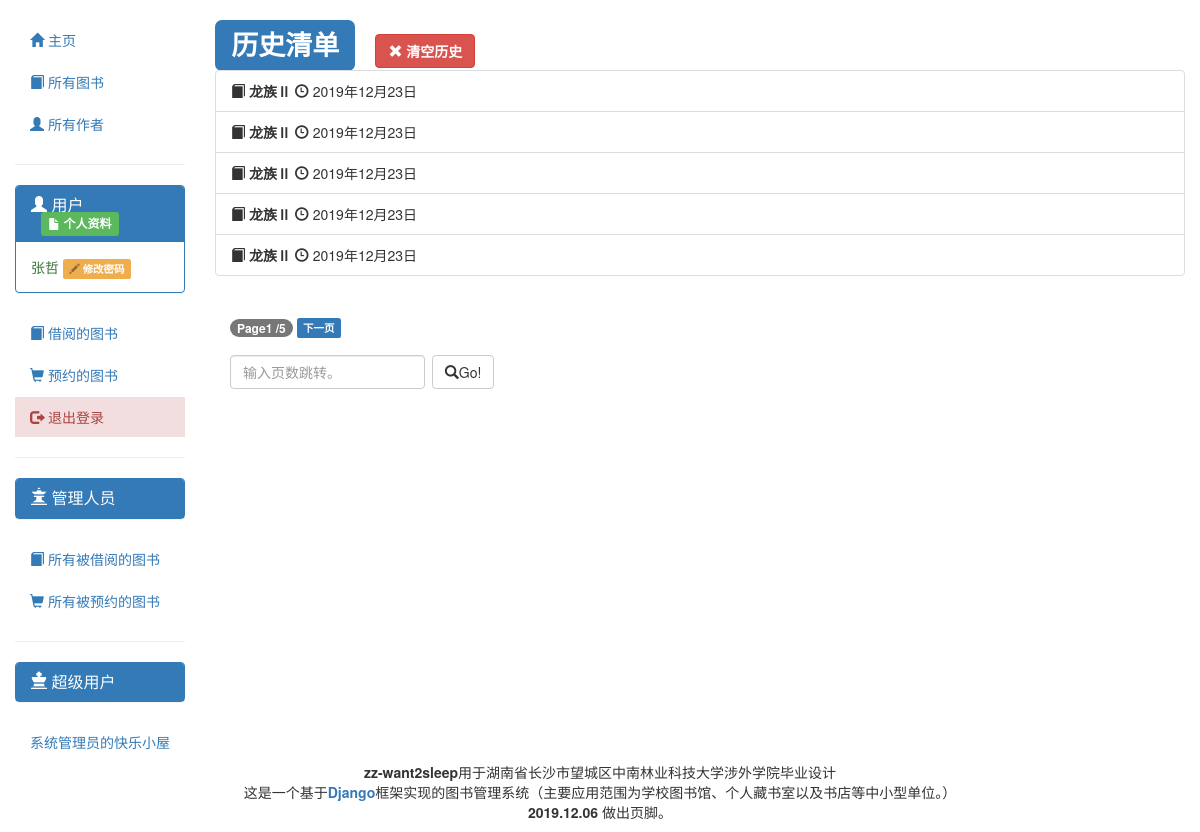
Page /catalog/my_history/ (signed in) on the committed database.
### catalog/models.py (models this page shows)
class History(models.Model):
    master = models.ForeignKey(
        User, on_delete=models.SET_NULL, null=True, blank=True)
    books = models.CharField(
        max_length=200, help_text="Enter some book titles",)
    rent_time = models.DateField(
        help_text='时间格式：2019/12/11', null=True, blank=True)
    class Meta:
        ordering = ['rent_time']

### catalog/views.py (the view)
# urls.py: path('my_history/', views.HistoryListView.as_view(), name="my_history"),
class HistoryListView(LoginRequiredMixin, generic.ListView):
    model = History
    template_name = 'catalog/history_list.html'
    paginate_by = 5
    def get_queryset(self):
        if self.request.user.history_set.all():
            self.history_list = self.request.user.history_set.all()
        else:
            self.history_list= []
        return self.history_list

### catalog/templates/catalog/history_list.html (shortened to what this page needs)
{% extends "base_generic.html" %}
{% block content %}
<div class="row">
  <div class="col-lg-6">
    <div class="input-group">
      <h1 style="display: inline-block;"><span class="label label-primary">历史清单</span></h1>
      {% if user.is_authenticated and history_list%}
       <a class="btn btn-danger" style="margin-left: 20px;" href="{%url 'catalog:deletehistory'%}"><span class="glyphicon glyphicon-remove"></span> <span style="color: white; font-weight: bold; text-decoration: none;">清空历史</span></a>
      {% endif %}
    </div>
  </div>
</div>
{% if history_list %}
<ul class="list-group">
  {% for history in history_list %}
  <li class="list-group-item"><span class="glyphicon glyphicon-book"></span> <strong>{{ history.books }}</strong></span> <span class="glyphicon glyphicon-time"></span>
{{ history.rent_time }}
  </li>
  {% endfor %}
</ul>
{% endif %} {% endblock %}

### catalog/templates/base_generic.html (shortened to what this page needs)
<!DOCTYPE html>
<html lang="zh-hans">
  <head>
    <link
      rel="stylesheet"
      href="https://cdn.bootcss.com/bootstrap/3.3.7/css/bootstrap.min.css"
    />
    {% load static %}
    <link rel="stylesheet" href="{% static 'catalog/css/styles.css' %}" />
  </head>
  <body>
    <div class="container-fluid">
      <div class="row">
        <div class="col-sm-2">
          {% block sidebar %}
          <ul class="nav nav-pills nav-stacked sidebar-nav sidebar-top">
            <li role="presentation" class="{% if request.path == '/catalog/' %}active{% endif %}">
              <a href="{% url 'catalog:index' %}"><span class="glyphicon glyphicon-home"></span> 主页</a>
            </li>
            <li role="presentation" class="li1 {% if request.path == '/catalog/books/' or request.path|truncatechars:15 == '/catalog/books/' %}active{% endif %}">
              <a href="{% url 'catalog:books' %}"><span class="glyphicon glyphicon-book"></span> 所有图书</a>
            </li>
            <li role="presentation" class="li2 {% if request.path == '/catalog/authors/' or request.path|truncatechars:17 == '/catalog/authors/' %}active{% endif %}">
              <a href="{% url 'catalog:authors' %}"><span class="glyphicon glyphicon-user"></span> 所有作者</a>
            </li>
          </ul>
          {% endblock %}
          {% block userinterface %}
          <hr>
          <ul class="nav nav-pills nav-stacked sidebar-nav">
              {% if user.is_authenticated %}
              <li role="presentation">
                    <div class="panel panel-primary">
                        <div class="panel-heading">
                          <h3 class="panel-title">
                              <span class="glyphicon glyphicon-user"></span> 用户<a href="{% url 'catalog:user_profile' user.pk%}" style="margin-left:10px;"><span class="label label-success"><span class="glyphicon glyphicon-file"></span> 个人资料</span></a></h3>
                        </div>
                        <div class="panel-body text-success">
                            {{ user.get_username }}
                            <a href="{% url 'catalog:password_change'%}" ><span class="label label-warning"><span class="glyphicon glyphicon-pencil text-warning"></span> 修改密码</span></a>
                        </div>
                      </div>
              </li>
              <li role="presentation" class=""><a href="{% url 'catalog:my-borrowed' %}"><span class="glyphicon glyphicon-book"></span> 借阅的图书</a></li>
              {%if user.email%}
              <li role="presentation" class=""><a href="{% url 'catalog:my-appointment' %}"><span class="glyphicon glyphicon-shopping-cart"></span> 预约的图书</a></li>
              {%endif%}
              <li role="presentation" class="bg-danger" ><a href="{% url 'logout'%}?next={{request.path}}"><span class="text-danger"><span class="glyphicon glyphicon-log-out"></span> 退出登录</span></a></li>
            {% else %}
              <li role="presentation" class="bg-info"><a href="{% url 'login'%}?next={{request.path}}"><span class="text-primary"><span class="glyphicon glyphicon-log-in"></span> 账号登录</span></a></li>
            {% endif %}
          </ul>
          <hr>
          <ul class="nav nav-pills nav-stacked sidebar-nav">
              {% if user.is_authenticated %}
              <li role="presentation">
                  <div class="panel panel-primary {% if not perms.catalog.can_mark_returned %}hidden{% endif %}">
                      <div class="panel-heading">
                        <h3 class="panel-title">
                          <span class="glyphicon glyphicon-queen"></span> 管理人员</h3>
                      </div>
                    </div>
              </li>
              {% endif %}
              {% if perms.catalog.can_mark_returned %}
              <li role="presentation" class=""><a href="{% url 'catalog:all-borrowed' %}"><span class="glyphicon glyphicon-book"></span> 所有被借阅的图书</a></li>
              {%endif%}
              {%if perms.catalog.can_mark_returned and user.email %}
              <li role="presentation" class=""><a href="{% url 'catalog:all-appointment'%}"><span class="glyphicon glyphicon-shopping-cart"></span> 所有被预约的图书</a></li>
              {% endif %}
          </ul>
          {% if user.is_authenticated and perms.catalog.can_mark_returned and user.is_staff %}
          <hr>
          <ul class="nav nav-pills nav-stacked sidebar-nav">
              <li role="presentation">
                  <div class="panel panel-primary {% if not perms.catalog.can_mark_returned %}hidden{% endif %}">
                      <div class="panel-heading">
                        <h3 class="panel-title">
                          <span class="glyphicon glyphicon-king"></span> 超级用户</h3>
                      </div>
                    </div>
                  </li>
                  <li role="presentation" class="{% if request.path == '/admin/' %}active{% endif %}"><a href="/admin/">系统管理员的快乐小屋</a></li>
                </ul>
                {% endif %}
        </div>
        {% endblock %}
        <div class="col-sm-10">
          {% block content %}{% endblock %}
          {% block pagination %} {% if is_paginated %}
          <div class="pagination row">
            <div class="col-sm-12" style="margin-bottom:10px;">
            <span class="page-links">
              <span class="badge text-danger"
                  >Page{{ page_obj.number }}
                  /{{ page_obj.paginator.num_pages }}</span
                >
              </span>
              {% if page_obj.has_next %}
              <a href="{{ request.path }}?page={{ page_obj.next_page_number }}"
                ><span class="label label-primary">下一页</span></a
              >
              {% endif %}
          </div>
          <form class="navbar-form navbar-left" role="search">
              <div class="form-group">
                  <div class="row">
                      <div class="col-sm-8" style="padding-right:0">
                <input type="text" id="paginator"
                name="page" class="form-control" placeholder="输入页数跳转。">
              </div>
              <div class="col-sm-4" style="padding-left: 15px;">
              <button type="submit" class="btn btn-default pagination1"><span class="glyphicon glyphicon-search"></span>Go!</button>
              </div>
              </div>
            </div>
            </form>
          </div>
        </div>
          {% endif %} {% endblock %}
        </div>
      </div>
      {%block footer%}
            <div class="footer">
                        <p style="
                          display: block;
                          margin-left: auto;
                          margin-right: auto;
                          text-align: center;
                        ">
                        <strong>zz-want2sleep</strong>用于湖南省长沙市望城区中南林业科技大学涉外学院毕业设计<br/>
                          这是一个基于<a href="https://www.djangoproject.com"><strong >Django</strong></a>框架实现的图书管理系统（主要应用范围为学校图书馆、个人藏书室以及书店等中小型单位。）<br/>
                          <strong>2019.12.06 </strong>做出页脚。</p>
                  </div>
        {% endblock %}
  </body>
</html>

### catalog/static/catalog/css/styles.css (style rules this page uses)
.sidebar-nav { margin-top: 20px; padding: 0; list-style: none; }

### catalog/templates/base_generic.html (style rules this page uses)
a,a:link,a:visited { text-decoration: none; }

### rows in the picture
History: books "龙族Ⅱ", rent_time "2019年12月23日"
History: books "龙族Ⅱ", rent_time "2019年12月23日"
History: books "龙族Ⅱ", rent_time "2019年12月23日"
History: books "龙族Ⅱ", rent_time "2019年12月23日"
History: books "龙族Ⅱ", rent_time "2019年12月23日"

### other values in the picture
{{ user.get_username }} "张哲"
{{ page_obj.number }} "1"
{{ page_obj.paginator.num_pages }} "5"
